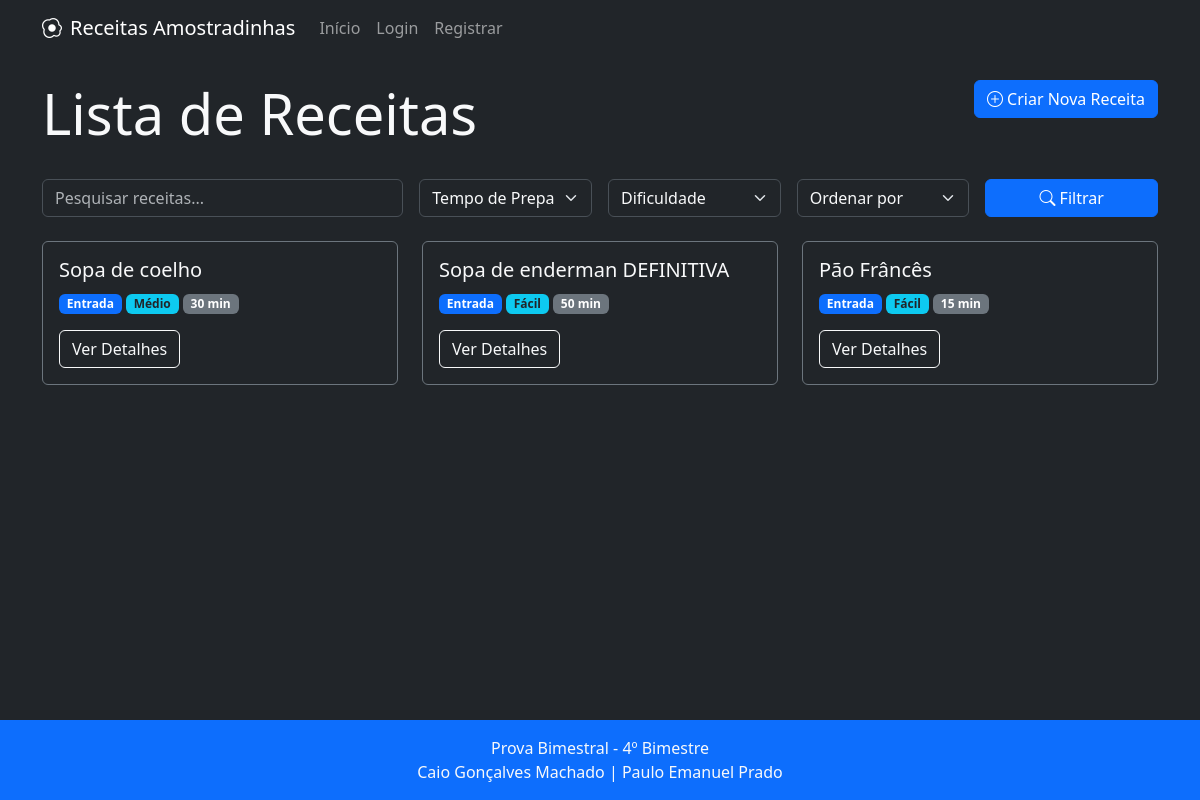
The page / on the database its author committed.
### receitas/models.py (models this page shows, shortened)
class Receita(models.Model):
    DIFICULDADE_FACIL = 'F'
    DIFICULDADE_MEDIO = 'M'
    DIFICULDADE_DIFICIL = 'D'
    DIFICULDADE_CHOICES = [
        (DIFICULDADE_FACIL, 'Fácil'),
        (DIFICULDADE_MEDIO, 'Médio'),
        (DIFICULDADE_DIFICIL, 'Difícil'),
    ]
    CATEGORIA_ENTRADA = 'E'
    CATEGORIA_PRATO_PRINCIPAL = 'P'
    CATEGORIA_SOBREMESA = 'S'
    CATEGORIA_BEBIDA = 'B'
    CATEGORIA_CHOICES = [
        (CATEGORIA_ENTRADA, 'Entrada'),
        (CATEGORIA_PRATO_PRINCIPAL, 'Prato Principal'),
        (CATEGORIA_SOBREMESA, 'Sobremesa'),
        (CATEGORIA_BEBIDA, 'Bebida'),
    ]
    titulo = models.CharField(max_length=200)
    descricao = models.TextField()
    ingredientes = models.TextField()
    modo_preparo = models.TextField()
    tempo_preparo = models.IntegerField(help_text="Tempo em minutos")
    categoria = models.CharField(max_length=1, choices=CATEGORIA_CHOICES)
    dificuldade = models.CharField(max_length=1, choices=DIFICULDADE_CHOICES)
    autor = models.ForeignKey(User, on_delete=models.CASCADE)
    data_criacao = models.DateTimeField(auto_now_add=True)
    data_atualizacao = models.DateTimeField(auto_now=True)
    favoritos = models.ManyToManyField(User, related_name='receitas_favoritas', blank=True)
    imagem = models.ImageField(upload_to='receitas/', null=True, blank=True)

### receitas/views.py (the view, shortened to what this page needs)
# urls.py: path('', views.lista_receitas, name='lista_receitas'),
def lista_receitas(request):
    receitas = Receita.objects.annotate(media_avaliacoes=Avg('avaliacao__nota'))
    query = request.GET.get('q')
    tempo_preparo = request.GET.get('tempo_preparo')
    dificuldade = request.GET.get('dificuldade')
    ordenar_por = request.GET.get('ordenar_por')
    if query:
        receitas = receitas.filter(
            Q(titulo__icontains=query) |
            Q(descricao__icontains=query) |
            Q(ingredientes__icontains=query)
        )
    if tempo_preparo:
        receitas = receitas.filter(tempo_preparo__lte=int(tempo_preparo))
    if dificuldade:
        receitas = receitas.filter(dificuldade=dificuldade)
    context = {
        'receitas': receitas,
        'query': query,
        'tempo_preparo': tempo_preparo,
        'dificuldade': dificuldade,
        'ordenar_por': ordenar_por,
        'dificuldades': Receita.DIFICULDADE_CHOICES,
    }
    return render(request, 'lista_receitas.html', context)

### templates/lista_receitas.html (shortened to what this page needs)
{% extends 'base.html' %}
{% block content %}
<div class="row mb-4">
    <div class="col">
        <h1 class="display-4">Lista de Receitas</h1>
    </div>
    <div class="col-auto">
        <a href="{% url 'criar_receita' %}" class="btn btn-primary">
            <i class="bi bi-plus-circle"></i> Criar Nova Receita
        </a>
    </div>
</div>
<form class="mb-4" method="get" action="{% url 'lista_receitas' %}">
    <div class="row g-3">
        <div class="col-md-4">
            <input type="text" class="form-control bg-dark text-light" name="q" placeholder="Pesquisar receitas..." value="{{ query|default:'' }}">
        </div>
        <div class="col-md-2">
            <select class="form-select bg-dark text-light" name="tempo_preparo">
                <option value="">Tempo de Preparo</option>
            </select>
        </div>
        <div class="col-md-2">
            <select class="form-select bg-dark text-light" name="dificuldade">
                <option value="">Dificuldade</option>
            </select>
        </div>
        <div class="col-md-2">
            <select class="form-select bg-dark text-light" name="ordenar_por">
                <option value="">Ordenar por</option>
            </select>
        </div>
        <div class="col-md-2">
            <button class="btn btn-primary w-100" type="submit">
                <i class="bi bi-search"></i> Filtrar
            </button>
        </div>
    </div>
</form>
{% if receitas %}
    <div class="row row-cols-1 row-cols-md-2 row-cols-lg-3 g-4">
        {% for receita in receitas %}
            <div class="col">
                <div class="card h-100 bg-dark text-light border-secondary">
                    <div class="card-body">
                        <h5 class="card-title">{{ receita.titulo }}</h5>
                        <p class="card-text">
                            <span class="badge bg-primary">{{ receita.get_categoria_display }}</span>
                            <span class="badge bg-info text-dark">{{ receita.get_dificuldade_display }}</span>
                            <span class="badge bg-secondary">{{ receita.tempo_preparo }} min</span>
                        </p>
                        <a href="{% url 'detalhe_receita' receita.id %}" class="btn btn-outline-light">Ver Detalhes</a>
                    </div>
                </div>
            </div>
        {% endfor %}
    </div>
{% else %}
    <div class="alert alert-info" role="alert">
        <i class="bi bi-info-circle"></i> Nenhuma receita encontrada.
    </div>
{% endif %}
{% endblock %}

### rows shown on the page
Receita: titulo "Sopa de coelho", categoria "Entrada", dificuldade "Médio", tempo_preparo "30"
Receita: titulo "Sopa de enderman DEFINITIVA", categoria "Entrada", dificuldade "Fácil", tempo_preparo "50"
Receita: titulo "Pão Frâncês", categoria "Entrada", dificuldade "Fácil", tempo_preparo "15"
